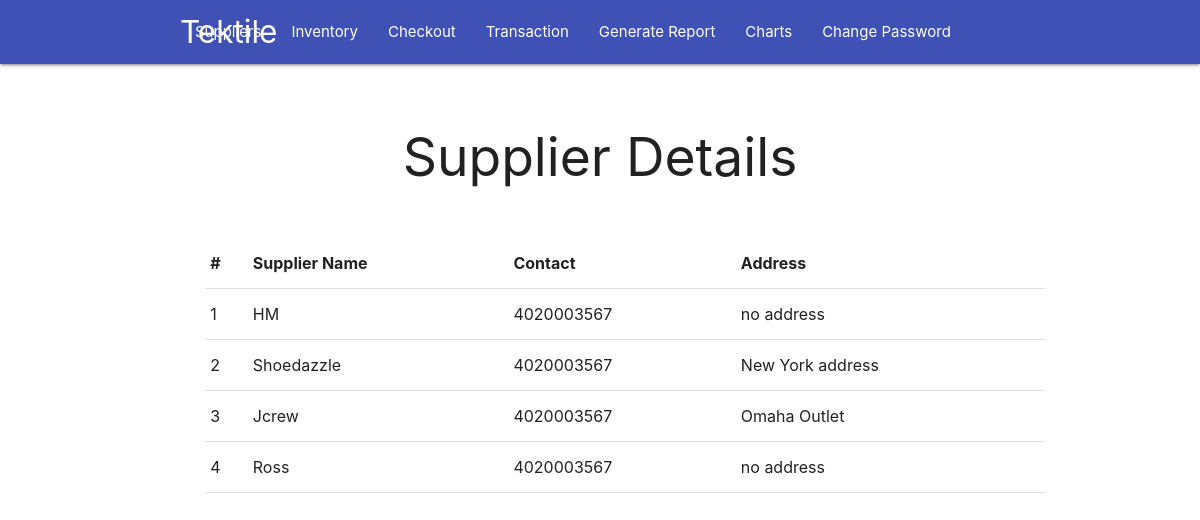
Screenshot of / (signed in) with the database file from the repository.
### invent/models.py (models this page shows, shortened)
class Supplier(models.Model):
    sname = models.CharField(max_length=255, unique=True)
    contact = models.CharField(max_length=255)
    address = models.TextField(max_length=255)

### invent/views.py (the view)
# urls.py: path('', views.index, name='home'),
@login_required
def index(request):
    suppliers = Supplier.objects.all()
    context = {
        'suppliers': suppliers,
    }
    return render(request, 'ims/index.html', context)

### invent/templates/ims/index.html (shortened to what this page needs)
{% extends 'ims/base.html' %}
{% block body %}
{% if user.is_authenticated %}
{% if suppliers %}
{% include 'ims/supplier.html' %}
{% endif %}
{% endif %}
{% endblock body %}

### invent/templates/ims/supplier.html
<main>
	<div class="container">
		<center>
			<h2>Supplier Details</h2>
		</center>
		<div class="section"></div>
		<table class="responsive-table highlight" style="margin-left: 3%;">
			<thead>
				<tr>
					<th>#</th>
					<th>Supplier Name</th>
					<th>Contact</th>
					<th>Address</th>
				</tr>
			</thead>
			<tbody>
				{% for i in suppliers %}
					<tr>
						<td>{{i.id}}</td>
						<td>{{i.sname}}</td>
						<td>{{i.contact}}</td>
						<td>{{i.address}}</td>
					</tr>
				{% endfor %}
			</tbody>
		</table>
	</div>
</main>

### rows the page displays
Supplier: id "1", sname "HM", contact "4020003567", address "no address"
Supplier: id "2", sname "Shoedazzle", contact "4020003567", address "New York address"
Supplier: id "3", sname "Jcrew", contact "4020003567", address "Omaha Outlet"
Supplier: id "4", sname "Ross", contact "4020003567", address "no address"
